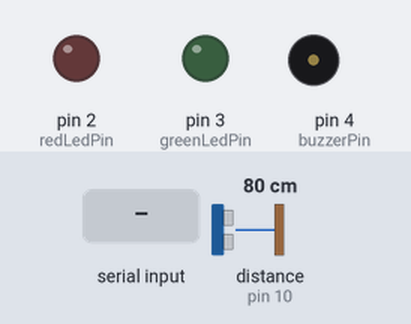
Bench run of a sketch on a simulated Arduino Uno, built with avr-gcc and run on an emulated ATmega328P. On the bench: output pins drawn as LEDs (lit = HIGH), buzzer (waves = sounding, pin HIGH). Wiring (inferred from the names in the program): ultrasonic range finder: trigger pin 9; echo pin 10. Dashed ring = blinking. Inputs (shaded band) come from the test bench; at power-on: distance to the obstacle (sensor on pin 10) 80 cm. The echo pulse lasts 58.3 µs per cm; pins used as bus, display or sensor lines are not drawn; what the sketch prints to the serial monitor is not drawn.

Above: at 1.2 s.
1.3 s: "unknown\n" received over Serial
At 1.54 s:
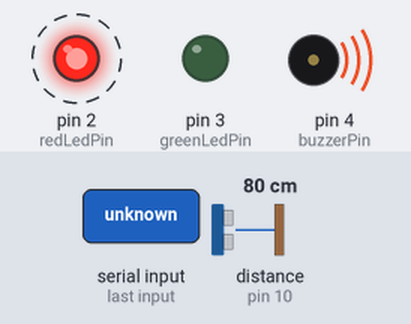
4.3 s: distance to the obstacle (sensor on pin 10) set to 75 cm
5.8 s: distance to the obstacle (sensor on pin 10) set to 68 cm
At 7.1 s:
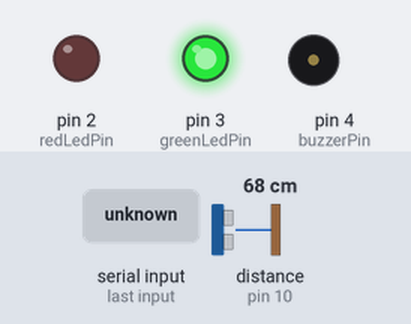
7.4 s: "guns\n" received over Serial
At 7.64 s:
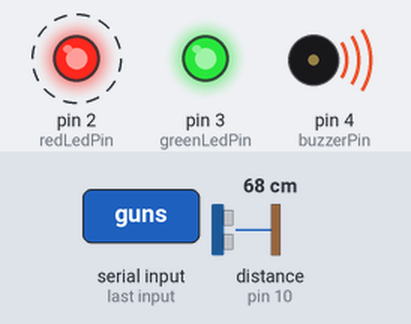
10.4 s: distance to the obstacle (sensor on pin 10) set to 23 cm
13.4 s: distance to the obstacle (sensor on pin 10) set to 19 cm
At 13.9 s:
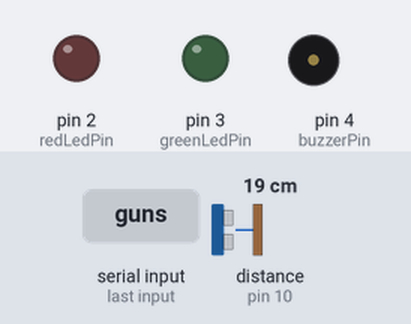
Timing chart, 0 to 16.0 s (numbered marks = the images above; inputs shaded):
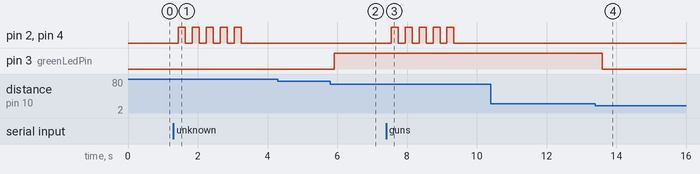

Measured:
- the behaviour switches between 72 and 71 cm on distance to the obstacle (sensor on pin 10) (found by bisection; images 1 and 2)
- the behaviour switches between 21 and 20 cm on distance to the obstacle (sensor on pin 10) (found by bisection; images 3 and 4)
- after the input at 1.3 s, pin 2 (redLedPin), pin 4 (buzzerPin): alternates HIGH for 0.20 s and LOW for 0.20 s, 10 changes in all, then stays LOW, starting after 0.14 s
- after the input at 4.3 s, every drawn part: stays the same
- after the input at 5.8 s, pin 3 (greenLedPin): LOW → HIGH after 0.11 s
- after the input at 7.4 s, pin 2 (redLedPin), pin 4 (buzzerPin): alternates HIGH for 0.20 s and LOW for 0.20 s, 10 changes in all, then stays LOW, starting after 0.15 s
- after the input at 10.4 s, every drawn part: stays the same
- after the input at 13.4 s, pin 3 (greenLedPin): HIGH → LOW after 0.20 s

The sketch:

Arduino_UNO.ino
```cpp
// Pin Configuration
#define trigPin 9       // Trigger pin of ultrasonic
#define echoPin 10      // Echo pin of ultrasonic

// Direct port control pins
#define redLedPin 2     // Red LED pin (PD2)
#define greenLedPin 3   // Green LED pin (PD3)
#define buzzerPin 4     // Buzzer pin (PD4)

void setup() {
  Serial.begin(9600);  // Start serial communication

  pinMode(trigPin, OUTPUT);
  pinMode(echoPin, INPUT);

  pinMode(redLedPin, OUTPUT);
  pinMode(greenLedPin, OUTPUT);
  pinMode(buzzerPin, OUTPUT);

  // Turn everything OFF
  PORTD &= ~((1 << PD2) | (1 << PD3) | (1 << PD4));  // Direct port write

  Serial.println("✅ Arduino Ready. Waiting for Python input...");
}

void loop() {
  checkDistanceForGreenLED();  // Handle distance sensor logic
  checkForPythonLabel();       // Handle serial communication with Python
  delay(200);                  // Delay is okay here
}

void checkDistanceForGreenLED() {
  int distance = measureDistance();

  if (distance != -1) {
    Serial.print("📏 Distance: ");
    Serial.print(distance);
    Serial.println(" cm");

    if (distance >= 20 && distance <= 70) {
      // Turn ON green LED (PD3)
      asm volatile("sbi %[port], %[pin]" :: [port] "I" (_SFR_IO_ADDR(PORTD)), [pin] "I" (3));
    } else {
      // Turn OFF green LED
      asm volatile("cbi %[port], %[pin]" :: [port] "I" (_SFR_IO_ADDR(PORTD)), [pin] "I" (3));
    }
  } else {
    Serial.println("⚠️ Distance read failed (no echo received)");
    // Turn OFF green LED
    asm volatile("cbi %[port], %[pin]" :: [port] "I" (_SFR_IO_ADDR(PORTD)), [pin] "I" (3));
  }
}

void checkForPythonLabel() {
  if (Serial.available()) {
    String received = Serial.readStringUntil('\n');
    received.trim();

    Serial.print("📥 Received from Python: ");
    Serial.println(received);

    if (received.indexOf("unknown") >= 0 ||
        received.indexOf("guns") >= 0 ||
        received.indexOf("knife") >= 0) {
      triggerAlert();  // 🚨 Alert if label matches
    }
  }
}

void triggerAlert() {
  for (int i = 0; i < 5; i++) {
    // Turn ON red LED (PD2) and Buzzer (PD4)
    asm volatile("sbi %[port], %[pin]" :: [port] "I" (_SFR_IO_ADDR(PORTD)), [pin] "I" (2));
    asm volatile("sbi %[port], %[pin]" :: [port] "I" (_SFR_IO_ADDR(PORTD)), [pin] "I" (4));
    delay(200);

    // Turn OFF both
    asm volatile("cbi %[port], %[pin]" :: [port] "I" (_SFR_IO_ADDR(PORTD)), [pin] "I" (2));
    asm volatile("cbi %[port], %[pin]" :: [port] "I" (_SFR_IO_ADDR(PORTD)), [pin] "I" (4));
    delay(200);
  }
}

int measureDistance() {
  // Clear previous pulse
  digitalWrite(trigPin, LOW);

  // Replace delayMicroseconds(2) with NOPs (about 2us = 32 cycles)
  asm volatile (
    "nop\n\t""nop\n\t""nop\n\t""nop\n\t"
    "nop\n\t""nop\n\t""nop\n\t""nop\n\t"
    "nop\n\t""nop\n\t""nop\n\t""nop\n\t"
    "nop\n\t""nop\n\t""nop\n\t""nop\n\t"
    "nop\n\t""nop\n\t""nop\n\t""nop\n\t"
    "nop\n\t""nop\n\t""nop\n\t""nop\n\t"
    "nop\n\t""nop\n\t""nop\n\t""nop\n\t"
    "nop\n\t""nop\n\t""nop\n\t""nop\n\t"
  );

  // Send 10us pulse to trigger
  digitalWrite(trigPin, HIGH);
  delayMicroseconds(10);
  digitalWrite(trigPin, LOW);

  // Listen for echo. Timeout after 30ms.
  long duration = pulseIn(echoPin, HIGH, 30000);
  if (duration == 0) return -1;  // No echo received

  int distance = duration * 0.0343 / 2;
  return distance;
}
```
